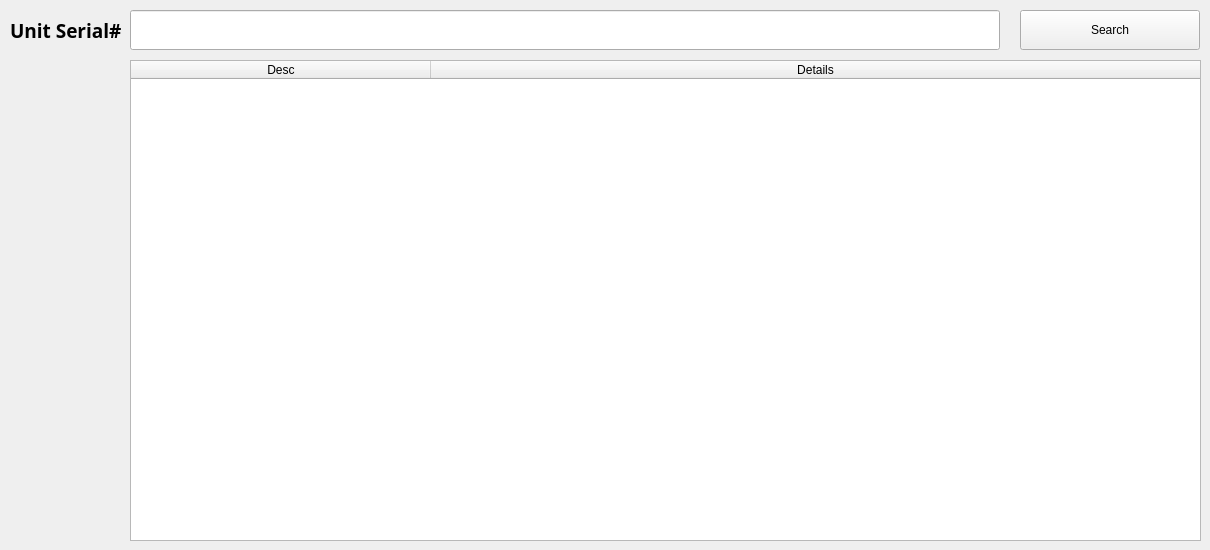
     <widget class="QWidget" name="tab">
      <attribute name="title">
       <string>History</string>
      </attribute>
      <widget class="QPushButton" name="searchButon">
       <property name="geometry">
        <rect>
         <x>1020</x>
         <y>10</y>
         <width>180</width>
         <height>40</height>
        </rect>
       </property>
       <property name="text">
        <string>Search</string>
       </property>
      </widget>
      <widget class="QLineEdit" name="unitSearchkey">
       <property name="geometry">
        <rect>
         <x>130</x>
         <y>10</y>
         <width>870</width>
         <height>40</height>
        </rect>
       </property>
      </widget>
      <widget class="QLabel" name="label_27">
       <property name="geometry">
        <rect>
         <x>10</x>
         <y>10</y>
         <width>211</width>
         <height>41</height>
        </rect>
       </property>
       <property name="font">
        <font>
         <family>Microsoft Yi Baiti</family>
         <pointsize>14</pointsize>
         <weight>75</weight>
         <bold>true</bold>
         <strikeout>false</strikeout>
        </font>
       </property>
       <property name="text">
        <string>Unit Serial#</string>
       </property>
      </widget>
      <widget class="QTableWidget" name="unitfootprint">
       <property name="geometry">
        <rect>
         <x>130</x>
         <y>60</y>
         <width>1071</width>
         <height>481</height>
        </rect>
       </property>
       <property name="lineWidth">
        <number>10</number>
       </property>
       <property name="midLineWidth">
        <number>23</number>
       </property>
       <property name="sizeAdjustPolicy">
        <enum>QAbstractScrollArea::AdjustToContents</enum>
       </property>
       <property name="editTriggers">
        <set>QAbstractItemView::NoEditTriggers</set>
       </property>
       <property name="tabKeyNavigation">
        <bool>false</bool>
       </property>
       <property name="showDropIndicator" stdset="0">
        <bool>false</bool>
       </property>
       <property name="dragEnabled">
        <bool>false</bool>
       </property>
       <property name="dragDropOverwriteMode">
        <bool>false</bool>
       </property>
       <property name="alternatingRowColors">
        <bool>true</bool>
       </property>
       <property name="selectionMode">
        <enum>QAbstractItemView::ContiguousSelection</enum>
       </property>
       <property name="iconSize">
        <size>
         <width>0</width>
         <height>0</height>
        </size>
       </property>
       <property name="sortingEnabled">
        <bool>true</bool>
       </property>
       <property name="rowCount">
        <number>0</number>
       </property>
       <attribute name="horizontalHeaderCascadingSectionResizes">
        <bool>true</bool>
       </attribute>
       <attribute name="horizontalHeaderMinimumSectionSize">
        <number>300</number>
       </attribute>
       <attribute name="horizontalHeaderDefaultSectionSize">
        <number>300</number>
       </attribute>
       <attribute name="horizontalHeaderShowSortIndicator" stdset="0">
        <bool>true</bool>
       </attribute>
       <attribute name="horizontalHeaderStretchLastSection">
        <bool>true</bool>
       </attribute>
       <attribute name="verticalHeaderVisible">
        <bool>false</bool>
       </attribute>
       <attribute name="verticalHeaderCascadingSectionResizes">
        <bool>true</bool>
       </attribute>
       <attribute name="verticalHeaderDefaultSectionSize">
        <number>57</number>
       </attribute>
       <attribute name="verticalHeaderShowSortIndicator" stdset="0">
        <bool>true</bool>
       </attribute>
       <attribute name="verticalHeaderStretchLastSection">
        <bool>true</bool>
       </attribute>
       <column>
        <property name="text">
         <string>Desc</string>
        </property>
       </column>
       <column>
        <property name="text">
         <string>Details</string>
        </property>
       </column>
      </widget>
     </widget>
